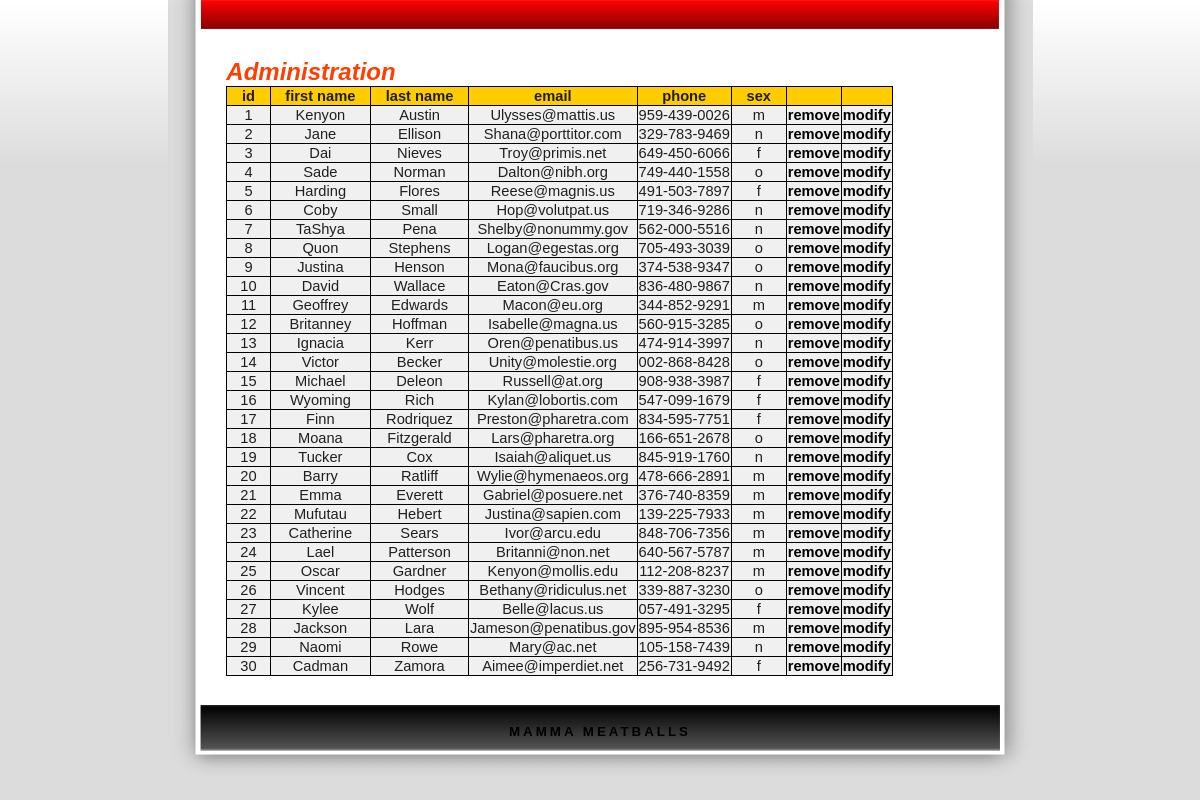
Page /website/table/goldenMTable.php on the committed database.
### tables this page shows
CREATE TABLE IF NOT EXISTS `golden`
(
    `g_id`          INTEGER PRIMARY KEY AUTO_INCREMENT,
    firstname      VARCHAR(45)     NOT NULL,
    `lastname`      VARCHAR(45)     NOT NULL,
    `email`         VARCHAR(45)     NOT NULL,
    phone           CHAR(12)        NULL, 
    `sex`           CHAR(1)    NOT NULL
);

### src/Logger.php (called while the page is built, shortened)
<?php
include_once("MeatballsUser.php");
class Logger
{
    private static $singleton;
    public static function getSingleInstance()
    {
        $argc = func_num_args();
        $args = func_get_args();
        if (self::$singleton === null)
        {
            if ($argc == 0)
            {
                self::$singleton = new Logger();
            }
            else
            {
                self::$singleton = new Logger($args[0]);
            }
            self::$singleton->write("\n[".__CLASS__."] +++ Logger instanciated +++");
        }
        return self::$singleton;
    }
    private function __construct()
    {
        $this->filename = $this->getLogFilePath();
        $this->fd = fopen($this->filename, 'w') or die('Cannot open the log file: ' . $this->filename);
    }
    private function getLogFilePath()
    {
        $filename = $_SERVER['DOCUMENT_ROOT'];
        if (!file_exists($filename)) {
            $filename = getcwd() . "/log/phpunit_log";
        } else {
            $filename .= "/comp353-project/log/log";
        }
        return $filename;
    }
}
?>

### src/MeatballsUser.php (called while the page is built, shortened)
<?php
class MeatballUser
{
    public static function removeTrailingSlash(&$str)
    {
        return $str;
    }
}
?>

### src/IQuery.php (called while the page is built, shortened)
<?php
include_once("MySqlConnection.php");
include_once("ConfigLoader.php");
abstract class IQuery
{
    static protected $mysql;
    public function __construct()
    {
		$this->logger = Logger::getSingleInstance();
        $config_path = $_SERVER['DOCUMENT_ROOT'];
        $config_path .= '/comp353-project/src/project.config.xml';
        $loader = new ConfigLoader($config_path, "localhost");
        if (!isset(self::$mysql)) {
            self::$mysql = new MySqlConnection($loader->getHost(),
                                               $loader->getUsername(),
                                               $loader->getPassword(),
                                               $loader->getDatabase());
        }
    }
    public function execute()
    {
        $this->result = self::$mysql->execute($this->getQueryString());
        return $this->result;
    }
}
?>

### src/ConfigLoader.php (called while the page is built, shortened)
<?php
class ConfigLoader
{
    private $host;
    private $username;
    private $password;
    private $database;
    public function __construct($config_file_path, $myConfigName)
    {
        $this->logger = Logger::getSingleInstance();
        if (file_exists($config_file_path)) {
            $xml = simplexml_load_file($config_file_path);
        } else {
            exit('Failed to open '.$config_file_path."\n");
        }
        $xpath = ($xml->xpath('/configurations/configuration[name="' . $myConfigName . '"]'));
        if (isset($xpath[0])) {
            $node = $xpath[0];
        } else {
            $msg = "[ERROR]::[" . __CLASS__ . "]" . " The xpath query returned empty";
            $this->logger->write($msg);
            print_r($xpath);
            exit($msg);
        }
        $this->host = $node->host;
        $this->username = $node->username;
        $this->database = $node->database;
    }
    public function getHost()
    {
        return $this->host;
    }
    public function getUsername()
    {
        return $this->username;
    }
    public function getPassword()
    {
        return $this->password;
    }
    public function getDatabase()
    {
        return $this->database;
    }
}
?>

### src/MySqlConnection.php (called while the page is built, shortened)
<?php
class MySqlConnection
{
    private $host;
    private $username;
    private $db;
    private $password;
    private $connection;
    public function __construct()
    {
        $argc = func_num_args();
        $args = func_get_args();
        $this->logger = Logger::getSingleInstance();
        if (method_exists($this, $f = '__construct_' . $argc))
        {
            call_user_func_array(array($this, $f), $args);
        }
    }
    private function __construct_4($host, $uname, $password, $db)
    {
        $this->host = $host;
        $this->username = $uname;
        $this->db = $db;
        $this->password = $password;
    }
    private function connect()
    {
        $result = false;
        $this->connection = mysqli_connect($this->host,     $this->username,
                $this->password, $this->db);
        if ($this->connection)
        {
            $result = true;
        }
        return $result;
    }
    public function execute($query)
    {
        if ($this->connection) {
            $semicolons_count = substr_count($query, ';');
            if ($semicolons_count > 1)
            {
                $result = mysqli_multi_query($this->connection, $query);
                while (mysqli_more_results($this->connection) && mysqli_next_result($this->connection))
                {
                    if ($result = mysqli_store_result($this->connection)) {
                        if ($result->num_rows > 0) {
                            $return_a_result = $result;
                        } else {
                            mysqli_free_result($result);
                        }
                    }
                }
                if (isset($return_a_result)) {
                    $result = $return_a_result;
                } else {
                    $result = true;
                }
            } else {
                $result = mysqli_query($this->connection, $query);
            }
        }
        return $result;
    }
    public function __toString()
    {
        return $this->username . "@" . $this->host;
    }
}
?>

### src/CustomQuery.php (called while the page is built, shortened)
<?php
include_once("IQuery.php");
class CustomQuery extends IQuery
{
    private $query_string;
    public function __construct($query_string)
    {
        $this->query_string = $query_string;
    }
    public function getQueryString()
    {
        return $this->query_string;
    }
}
?>

### website/table/goldenMTable.php (the view, shortened to what this page needs)
<html>
<head>
  <link rel="stylesheet" href="stylesheet4.css" type="text/css">
<link rel="stylesheet" href="../css/domsort.css" type="text/css" />
</head>
<body>
<?php include_once("navigationBAR.php"); ?>
<section><h1>Administration</h1>
    <div id="thelist"><ul id="control">
            <li class="button" onclick="sortTable(0, 'num', '1');" ondblclick="sortTable(0, 'num', '-1');">id</li>
            <li class="button" onclick="sortTable(1, 'str', '1');" ondblclick="sortTable(1, 'str', '-1');">first name</li>
			<li class="button" onclick="sortTable(2, 'str', '1');" ondblclick="sortTable(2, 'str', '-1');">last name</li>
			<li class="button" onclick="sortTable(3, 'str', '1');" ondblclick="sortTable(3, 'str', '-1');">email</li>
			<li class="button" onclick="sortTable(4, 'str', '1');" ondblclick="sortTable(4, 'str', '-1');">phone</li>
			<li class="button" onclick="sortTable(5, 'str', '1');" ondblclick="sortTable(5, 'str', '-1');">sex</li>
            <li></li><li></li></ul><?php
			if(!isset($_GET['m']))
				$query = new CustomQuery("SELECT DISTINCT g_id, firstname, lastname, email, phone, sex FROM golden");
			else if(isset($_GET['m']))
				$query = new CustomQuery("SELECT DISTINCT g_id, firstname, lastname, email, phone, sex FROM golden where g_id='".$_GET['m']."'");
			if (!is_null($query))
					$result = $query->execute();
			if(isset($result))
				while($row = mysqli_fetch_row($result))
				{
				echo "<ul>";
				foreach ($row as $field) {
					echo "<li>" . $field . "</li>" ;
				}
						echo "<li><a onclick='remC()' href='remove.php?id=". $row[0] ."-golden'>remove</a></li>
						<li><a href='".$_SESSION['referrer']."?m=$row[0]'>modify</a></li></ul>";
				}
        ?></div>
</section>
<?php include_once("navigationBAR2.php"); ?>
</body>
</html>

### website/table/navigationBAR.php (shortened to what this page needs)
<html>
<body>
<?php
echo '<table align="center" border="0" cellpadding="0" cellspacing="0" width="865">
		<!--<tr>
			<td id="oben" valign="top" height="156"><div class="headertextoben"><a href="#">Mail</a> | <a href="#">Imprint</a></div><div class="headertextgross">My beautiful new website</div>
				<div class="headertextklein">Here you find everything you need to know</div></td>
		</tr>-->
		<tr>
			<td id="navi" width="865"><div class="headernavi">';
		echo '</td></tr><tr><td id="mainbg" valign="top"><div id="haupttext">';
		?>
</body>
</html>

### website/table/navigationBAR2.php (shortened to what this page needs)
<html>
<body>
<?php
	echo'</div></td>
    </tr>
    <tr>
      <td id="unten" height="74"><a href="../index.php"> MAMMA  MEATBALLS </a></td>
    </tr>
</table>
<!--Start: This code may not be removed or altered in the free of charge version!
<div class="copyright" align="center">
	<a style="color:#8F8F8F;font-weight:normal;background-color:#DCDCDC" href="http://www.website-templates.info" target="_blank">
		Free Templates
	</a>
</div>
';
?>
</body>
<html>

### website/table/stylesheet4.css (style rules this page uses)
section { margin:3%; text-align: center; }
body { margin: 0px; padding: 0px; color: #5F5F5F; background:url(../img/Tbg.jpg) repeat-x; background-color: #DCDCDC; font-family: "Trebuchet MS",verdana,arial,helvetica,sans-serif; font-size: 10pt; }
table,tr,td { color: #1F1F1F; background-color: #FFFFFF; font-family: "Trebuchet MS",verdana,arial,helvetica,sans-serif; font-size: 10pt; }
#navi { background:url(../img/Tnavi.jpg); height: 29px; text-align: center; }
#mainbg { background:url(../img/Tmainbg.jpg); width: 865px; }
#haupttext { font-family: "Trebuchet MS",verdana,arial,helvetica,sans-serif; padding: 5px 35px 5px 35px; text-align: justify; font-size: 11pt; }
#unten { color: #DFDFDF; background-color: inherit; background:url(../img/Tunten.jpg); font-family: "Century Gothic",sans-serif; font-size: 10pt; font-weight: bold; text-align: center; letter-spacing: 3px; padding-bottom: 20px; }
h1 { background-color: inherit; color: #FF3F00; font-family: "Trebuchet MS",verdana,arial,helvetica,sans-serif; font-size: 18pt; font-style: italic; text-align: left; margin: 0px; }
a:link,a:visited,a:active { color: #000000; background-color: inherit; text-decoration: none; font-weight: bold; }

### website/css/domsort.css (style rules this page uses)
div#thelist { display: table; border: solid; border-width: 1px; border-color: black; border-collapse: collapse; }
div#thelist ul { display: table-row; background-color:#f0f0f0; }
div#thelist ul li { display: table-cell; text-align: center; padding: 1px; border: thin solid black; }
div#thelist ul#control li { display: table-cell; text-align: center; font-weight: bold; padding-left: 1em; padding-right: 1em; background-color: #fc0; }

### rows in the picture
golden: g_id "1", firstname "Kenyon", lastname "Austin", email "Ulysses@mattis.us", phone "959-439-0026", sex "m"
golden: g_id "2", firstname "Jane", lastname "Ellison", email "Shana@porttitor.com", phone "329-783-9469", sex "n"
golden: g_id "3", firstname "Dai", lastname "Nieves", email "Troy@primis.net", phone "649-450-6066", sex "f"
golden: g_id "4", firstname "Sade", lastname "Norman", email "Dalton@nibh.org", phone "749-440-1558", sex "o"
golden: g_id "5", firstname "Harding", lastname "Flores", email "Reese@magnis.us", phone "491-503-7897", sex "f"
golden: g_id "6", firstname "Coby", lastname "Small", email "Hop@volutpat.us", phone "719-346-9286", sex "n"
golden: g_id "7", firstname "TaShya", lastname "Pena", email "Shelby@nonummy.gov", phone "562-000-5516", sex "n"
golden: g_id "8", firstname "Quon", lastname "Stephens", email "Logan@egestas.org", phone "705-493-3039", sex "o"
golden: g_id "9", firstname "Justina", lastname "Henson", email "Mona@faucibus.org", phone "374-538-9347", sex "o"
golden: g_id "10", firstname "David", lastname "Wallace", email "Eaton@Cras.gov", phone "836-480-9867", sex "n"
golden: g_id "11", firstname "Geoffrey", lastname "Edwards", email "Macon@eu.org", phone "344-852-9291", sex "m"
golden: g_id "12", firstname "Britanney", lastname "Hoffman", email "Isabelle@magna.us", phone "560-915-3285", sex "o"
golden: g_id "13", firstname "Ignacia", lastname "Kerr", email "Oren@penatibus.us", phone "474-914-3997", sex "n"
golden: g_id "14", firstname "Victor", lastname "Becker", email "Unity@molestie.org", phone "002-868-8428", sex "o"
golden: g_id "15", firstname "Michael", lastname "Deleon", email "Russell@at.org", phone "908-938-3987", sex "f"
golden: g_id "16", firstname "Wyoming", lastname "Rich", email "Kylan@lobortis.com", phone "547-099-1679", sex "f"
golden: g_id "17", firstname "Finn", lastname "Rodriquez", email "Preston@pharetra.com", phone "834-595-7751", sex "f"
golden: g_id "18", firstname "Moana", lastname "Fitzgerald", email "Lars@pharetra.org", phone "166-651-2678", sex "o"
golden: g_id "19", firstname "Tucker", lastname "Cox", email "Isaiah@aliquet.us", phone "845-919-1760", sex "n"
golden: g_id "20", firstname "Barry", lastname "Ratliff", email "Wylie@hymenaeos.org", phone "478-666-2891", sex "m"
golden: g_id "21", firstname "Emma", lastname "Everett", email "Gabriel@posuere.net", phone "376-740-8359", sex "m"
golden: g_id "22", firstname "Mufutau", lastname "Hebert", email "Justina@sapien.com", phone "139-225-7933", sex "m"
golden: g_id "23", firstname "Catherine", lastname "Sears", email "Ivor@arcu.edu", phone "848-706-7356", sex "m"
golden: g_id "24", firstname "Lael", lastname "Patterson", email "Britanni@non.net", phone "640-567-5787", sex "m"
golden: g_id "25", firstname "Oscar", lastname "Gardner", email "Kenyon@mollis.edu", phone "112-208-8237", sex "m"
golden: g_id "26", firstname "Vincent", lastname "Hodges", email "Bethany@ridiculus.net", phone "339-887-3230", sex "o"
golden: g_id "27", firstname "Kylee", lastname "Wolf", email "Belle@lacus.us", phone "057-491-3295", sex "f"
golden: g_id "28", firstname "Jackson", lastname "Lara", email "Jameson@penatibus.gov", phone "895-954-8536", sex "m"
golden: g_id "29", firstname "Naomi", lastname "Rowe", email "Mary@ac.net", phone "105-158-7439", sex "n"
golden: g_id "30", firstname "Cadman", lastname "Zamora", email "Aimee@imperdiet.net", phone "256-731-9492", sex "f"
